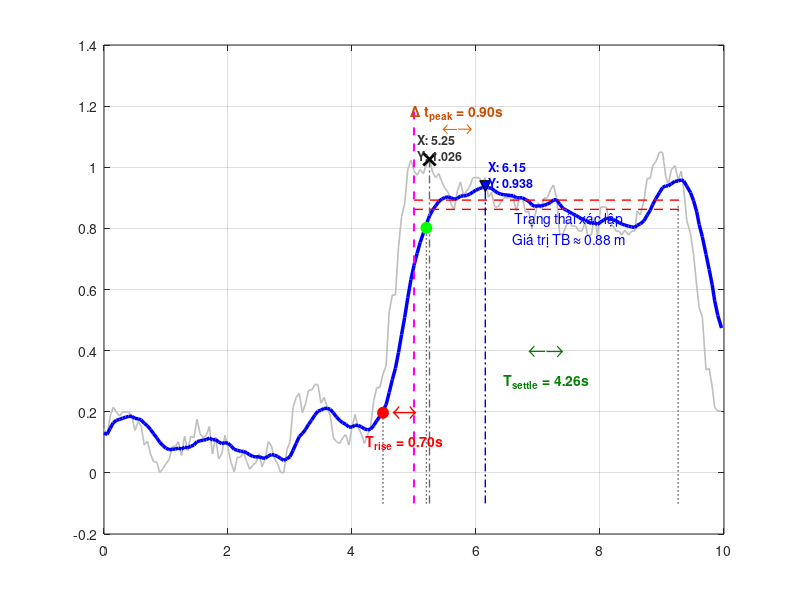

Reproduce this figure in MATLAB. (Note: this script raises an error after producing the figure.)
clear; clc; close all;
%% 1. Khai báo ĐẦY ĐỦ dữ liệu từ Log mới của bạn
% Cấu trúc dữ liệu: Time, Pressure, Raw, Kalman, State
raw_data = [
0.00,100849.53,0.144,0.130,0.00; 0.05,100849.77,0.123,0.126,0.00;
0.10,100849.36,0.186,0.146,0.00; 0.15,100848.68,0.215,0.164,0.00;
0.20,100848.85,0.199,0.172,0.00; 0.25,100849.03,0.186,0.175,0.00;
0.30,100848.85,0.199,0.179,0.00; 0.35,100848.85,0.199,0.182,0.00;
0.40,100848.85,0.199,0.185,0.00; 0.45,100849.03,0.186,0.185,0.00;
0.50,100849.60,0.139,0.178,0.00; 0.55,100849.25,0.168,0.177,0.00;
0.60,100849.42,0.152,0.173,0.00; 0.65,100850.16,0.091,0.162,0.00;
0.70,100850.00,0.104,0.154,0.00; 0.75,100850.50,0.062,0.142,0.00;
0.80,100850.84,0.036,0.128,0.00; 0.85,100850.84,0.036,0.115,0.00;
0.90,100851.24,0.001,0.100,0.00; 0.95,100851.07,0.014,0.089,0.00;
1.00,100850.90,0.030,0.081,0.00; 1.05,100850.73,0.043,0.076,0.00;
1.10,100850.22,0.086,0.077,0.00; 1.15,100850.22,0.086,0.078,0.00;
1.20,100850.05,0.102,0.081,0.00; 1.25,100850.57,0.057,0.078,0.00;
1.30,100849.82,0.120,0.084,0.00; 1.35,100850.39,0.073,0.082,0.00;
1.40,100849.82,0.120,0.087,0.00; 1.45,100849.89,0.115,0.091,0.00;
1.50,100849.14,0.176,0.102,0.00; 1.55,100849.71,0.128,0.105,0.00;
1.60,100849.89,0.115,0.107,0.00; 1.65,100849.78,0.123,0.109,0.00;
1.70,100849.43,0.152,0.114,0.00; 1.75,100850.52,0.062,0.108,0.00;
1.80,100849.83,0.117,0.109,0.00; 1.85,100850.68,0.046,0.101,0.00;
1.90,100850.52,0.062,0.096,0.00; 1.95,100849.94,0.123,0.099,0.00;
2.00,100850.28,0.080,0.097,0.00; 2.05,100850.85,0.033,0.088,0.00;
2.10,100850.85,0.004,0.077,0.00; 2.15,100850.63,0.051,0.074,0.00;
2.20,100850.63,0.051,0.071,0.00; 2.25,100850.46,0.067,0.070,0.00;
2.30,100850.79,0.038,0.066,0.00; 2.35,100851.13,0.012,0.059,0.00;
2.40,100850.96,0.025,0.054,0.00; 2.45,100850.85,0.033,0.052,0.00;
2.50,100850.52,0.062,0.053,0.00; 2.55,100851.02,0.020,0.049,0.00;
2.60,100850.71,0.046,0.048,0.00; 2.65,100850.03,0.102,0.055,0.00;
2.70,100850.21,0.088,0.060,0.00; 2.75,100850.71,0.046,0.058,0.00;
2.80,100850.89,0.030,0.054,0.00; 2.85,100851.22,0.001,0.047,0.00;
2.90,100851.22,0.001,0.041,0.00; 2.95,100850.35,0.075,0.046,0.00;
3.00,100850.03,0.102,0.053,0.00; 3.05,100848.67,0.215,0.074,0.00;
3.10,100848.31,0.247,0.097,0.00; 3.15,100848.14,0.260,0.119,0.00;
3.20,100848.91,0.197,0.129,0.00; 3.25,100848.57,0.226,0.142,0.00;
3.30,100848.00,0.271,0.159,0.00; 3.35,100848.00,0.271,0.173,0.00;
3.40,100847.80,0.289,0.189,0.00; 3.45,100847.80,0.289,0.202,0.00;
3.50,100848.50,0.228,0.205,0.00; 3.55,100848.31,0.247,0.211,0.00;
3.60,100848.67,0.215,0.211,0.00; 3.65,100849.02,0.186,0.208,0.00;
3.70,100849.86,0.115,0.196,0.00; 3.75,100850.03,0.102,0.183,0.00;
3.80,100849.69,0.096,0.172,0.00; 3.85,100849.86,0.115,0.164,0.00;
3.90,100849.75,0.125,0.159,0.00; 3.95,100849.58,0.091,0.150,0.00;
4.00,100849.47,0.149,0.150,0.00; 4.05,100848.96,0.191,0.156,0.00;
4.10,100849.47,0.149,0.155,0.00; 4.15,100849.71,0.128,0.151,0.00;
4.20,100850.10,0.096,0.144,0.00; 4.25,100849.77,0.123,0.141,0.00;
4.30,100849.42,0.152,0.143,0.00; 4.35,100848.41,0.236,0.155,0.00;
4.40,100847.90,0.279,0.171,0.00; 4.45,100847.90,0.279,0.185,0.00;
4.50,100847.39,0.324,0.204,0.00; 4.55,100847.05,0.350,0.223,0.00;
4.60,100844.96,0.527,0.263,0.00; 4.65,100844.28,0.582,0.305,0.00;
4.70,100844.28,0.582,0.342,0.00; 4.75,100842.41,0.738,0.394,0.00;
4.80,100841.22,0.839,0.453,0.00; 4.85,100840.71,0.881,0.509,0.00;
4.90,100839.36,0.992,0.573,0.00; 4.95,100839.02,1.024,0.632,0.00;
5.00,100839.42,0.989,0.679,1.00; 5.05,100839.59,0.974,0.718,1.00;
5.10,100839.36,0.992,0.754,1.00; 5.15,100839.53,0.979,0.784,1.00;
5.20,100839.19,1.008,0.813,1.00; 5.25,100838.96,1.026,0.841,1.00;
5.30,100839.47,0.984,0.860,1.00; 5.35,100839.70,0.966,0.874,1.00;
5.40,100839.53,0.979,0.888,1.00; 5.45,100839.86,0.952,0.896,1.00;
5.50,100840.10,0.931,0.901,1.00; 5.55,100840.27,0.918,0.903,1.00;
5.60,100840.77,0.876,0.900,1.00; 5.65,100840.94,0.863,0.895,1.00;
5.70,100840.21,0.923,0.898,1.00; 5.75,100839.86,0.952,0.906,1.00;
5.80,100840.38,0.907,0.906,1.00; 5.85,100840.21,0.923,0.908,1.00;
5.90,100840.03,0.937,0.912,1.00; 5.95,100839.70,0.966,0.919,1.00;
6.00,100839.70,0.966,0.925,1.00; 6.05,100839.70,0.966,0.930,1.00;
6.10,100839.86,0.952,0.933,1.00; 6.15,100839.70,0.966,0.938,1.00;
6.20,100840.44,0.902,0.933,1.00; 6.25,100840.27,0.918,0.931,1.00;
6.30,100840.83,0.870,0.923,1.00; 6.35,100840.83,0.870,0.916,1.00;
6.40,100840.67,0.884,0.912,1.00; 6.45,100840.50,0.900,0.910,1.00;
6.50,100840.50,0.900,0.909,1.00; 6.55,100840.50,0.900,0.908,1.00;
6.60,100840.50,0.900,0.907,1.00; 6.65,100841.00,0.857,0.900,1.00;
6.70,100840.50,0.900,0.900,1.00; 6.75,100840.50,0.900,0.900,1.00;
6.80,100841.07,0.852,0.894,1.00; 6.85,100841.00,0.857,0.889,1.00;
6.90,100841.69,0.799,0.877,1.00; 6.95,100841.17,0.841,0.872,1.00;
7.00,100840.67,0.884,0.874,1.00; 7.05,100840.89,0.865,0.873,1.00;
7.10,100840.50,0.900,0.876,1.00; 7.15,100840.50,0.900,0.879,1.00;
7.20,100840.16,0.926,0.885,1.00; 7.25,100839.99,0.942,0.893,1.00;
7.30,100840.50,0.900,0.894,1.00; 7.35,100841.52,0.781,0.879,1.00;
7.40,100841.91,0.781,0.866,1.00; 7.46,100841.52,0.812,0.859,1.00;
7.51,100841.40,0.823,0.854,1.00; 7.55,100841.58,0.807,0.848,1.00;
7.61,100841.58,0.807,0.843,1.00; 7.66,100841.94,0.791,0.836,1.00;
7.71,100841.77,0.791,0.830,1.00; 7.76,100841.44,0.820,0.829,1.00;
7.80,100841.94,0.778,0.822,1.00; 7.86,100841.94,0.778,0.816,1.00;
7.91,100841.24,0.836,0.819,1.00; 7.96,100841.94,0.778,0.813,1.00;
8.01,100840.83,0.870,0.821,1.00; 8.06,100840.83,0.870,0.827,1.00;
8.10,100840.83,0.870,0.833,1.00; 8.15,100841.40,0.823,0.832,1.00;
8.21,100841.58,0.807,0.829,1.00; 8.26,100841.77,0.791,0.824,1.00;
8.31,100841.77,0.791,0.819,1.00; 8.35,100841.94,0.778,0.814,1.00;
8.40,100841.75,0.794,0.811,1.00; 8.46,100841.94,0.778,0.807,1.00;
8.51,100841.77,0.791,0.805,1.00; 8.56,100841.77,0.791,0.803,1.00;
8.60,100840.99,0.857,0.810,1.00; 8.65,100841.16,0.844,0.815,1.00;
8.71,100840.58,0.892,0.825,1.00; 8.76,100839.74,0.963,0.843,1.00;
8.81,100839.74,0.963,0.859,1.00; 8.85,100839.23,1.005,0.878,1.00;
8.90,100839.07,1.018,0.897,1.00; 8.96,100838.69,1.050,0.917,1.00;
9.01,100838.72,1.048,0.934,1.00; 9.06,100839.63,0.971,0.939,1.00;
9.10,100839.97,0.942,0.939,1.00; 9.15,100839.39,0.992,0.946,1.00;
9.21,100839.63,1.005,0.954,1.00; 9.26,100839.80,0.958,0.955,1.00;
9.31,100839.46,0.987,0.959,1.00; 9.35,100839.63,0.929,0.955,1.00;
9.40,100841.39,0.826,0.938,1.00; 9.46,100841.89,0.783,0.917,1.00;
9.51,100842.74,0.712,0.890,1.00; 9.56,100843.92,0.612,0.854,1.00;
9.60,100844.78,0.540,0.812,1.00; 9.65,100845.12,0.511,0.773,1.00;
9.71,100847.22,0.337,0.715,1.00; 9.76,100847.15,0.342,0.666,1.00;
9.81,100847.89,0.281,0.615,1.00; 9.85,100848.67,0.215,0.563,1.00;
9.90,100848.85,0.202,0.515,1.00; 9.96,100848.85,0.202,0.474,1.00
];

t = raw_data(:,1);
raw = raw_data(:,3);
kalman = raw_data(:,4);

%% 2. TÍNH TOÁN THEO MỐC THỰC TẾ (t = 5.00s)
t_start_action = 5.00; 
% Chọn vùng ổn định tĩnh trước khi tín hiệu lao dốc hẳn xuống (từ 5.50s đến 9.30s)
idx_stable = (t >= 5.50 & t <= 9.30);
final_val = mean(kalman(idx_stable)); 
base_val = mean(kalman(t < 4.50)); % Tính nền tĩnh ban đầu lúc chưa nhấc tay
delta = final_val - base_val;

val_10 = base_val + 0.10 * delta;
val_90 = base_val + 0.90 * delta;
t10 = t(find(kalman >= val_10 & t >= 4.50, 1, 'first'));
t90 = t(find(kalman >= val_90 & t >= 4.50, 1, 'first'));
t_rise = t90 - t10;

settle_band_upper = final_val + 0.02 * abs(delta);
settle_band_lower = final_val - 0.02 * abs(delta);

% Tìm thời điểm cuối cùng vượt ra ngoài băng thông 2% trong pha nâng tay (trước 9.30s)
idx_outside = find((kalman < settle_band_lower | kalman > settle_band_upper) & t >= t_start_action & t <= 9.30);
if ~isempty(idx_outside)
    t_settle_time = t(idx_outside(end)); 
    t_settle = t_settle_time - t_start_action; 
else
    t_settle_time = t_start_action;
    t_settle = 0;
end

%% 3. GIỚI HẠN CỬA SỔ TÌM ĐỈNH CỤC BỘ QUÁ ĐỘ (5.00s -> 6.50s)
idx_transient_peak = (t >= t_start_action & t <= 6.50);
temp_t = t(idx_transient_peak);
temp_raw = raw(idx_transient_peak);
temp_kalman = kalman(idx_transient_peak);

% Tìm đỉnh cục bộ của tín hiệu Thô (Pha nâng tay)
[max_raw_val, idx_raw_p] = max(temp_raw);
t_peak_raw = temp_t(idx_raw_p); 

% Tìm đỉnh cục bộ của tín hiệu Kalman (Pha nâng tay)
[max_kal_val, idx_kal_p] = max(temp_kalman);
t_peak_kalman = temp_t(idx_kal_p); 

t_peak_delay = t_peak_kalman - t_peak_raw; % Độ trễ đỉnh thực tế

% In kết quả kiểm tra ra Command Window
fprintf('--- KẾT QUẢ ĐÁNH GIÁ ĐÁP ỨNG ĐỘNG HỌC (ĐỈNH CỤC BỘ) ---\n');
fprintf('Thời điểm đạt đỉnh Thô cục bộ: %.3f giây (Giá trị: %.3f)\n', t_peak_raw, max_raw_val);
fprintf('Thời điểm đạt đỉnh Lọc cục bộ: %.3f giây (Giá trị: %.3f)\n', t_peak_kalman, max_kal_val);
fprintf('=> ĐỘ TRỄ ĐỈNH THỰC TẾ: %.3f giây\n', t_peak_delay);
fprintf('Thời gian tăng T_rise: %.3f giây\n', t_rise);
fprintf('Thời gian xác lập T_settle: %.3f giây\n', t_settle);
fprintf('------------------------------------------------------\n');

%% 4. VẼ ĐỒ THỊ VÀ CẤU HÌNH ĐƯỜNG NỀN
figure('Name', 'Danh Gia Dap Ung Kalman', 'NumberTitle', 'off', 'Position', [100, 100, 1050, 650]);
plot(t, raw, 'Color', [0.75 0.75 0.75], 'LineWidth', 1.2, 'DisplayName', 'Dữ liệu thô (Raw)');
hold on;
plot(t, kalman, 'b', 'LineWidth', 2.5, 'DisplayName', 'Dữ liệu sau lọc (Kalman)');

% Vẽ đường dóng biên ổn định 2%
plot([t_start_action 9.30], [settle_band_upper settle_band_upper], 'r--', 'LineWidth', 1, 'HandleVisibility', 'off');
plot([t_start_action 9.30], [settle_band_lower settle_band_lower], 'r--', 'LineWidth', 1, 'DisplayName', 'Băng thông ổn định \pm2%');

% Vẽ đường dóng thẳng đứng tại các điểm mốc chính
plot([t_start_action t_start_action], [-0.1 1.2], 'm--', 'LineWidth', 1.5, 'DisplayName', 'Mốc kích hoạt (t = 5.00s)'); 
plot([t10 t10], [-0.1 val_10], 'k:', 'LineWidth', 1, 'HandleVisibility', 'off');
plot([t90 t90], [-0.1 val_90], 'k:', 'LineWidth', 1, 'HandleVisibility', 'off');
plot([t_settle_time t_settle_time], [-0.1 final_val], 'k:', 'LineWidth', 1, 'HandleVisibility', 'off');

% Đường dóng thẳng đứng tại vị trí đỉnh cục bộ của pha nâng
plot([t_peak_raw t_peak_raw], [-0.1 max_raw_val], 'Color', [0.4 0.4 0.4], 'LineStyle', '-.', 'LineWidth', 1, 'HandleVisibility', 'off');
plot([t_peak_kalman t_peak_kalman], [-0.1 max_kal_val], 'Color', [0 0 0.8], 'LineStyle', '-.', 'LineWidth', 1, 'HandleVisibility', 'off');

% Đánh dấu các điểm nút đặc trưng
plot(t10, val_10, 'ro', 'MarkerSize', 8, 'MarkerFaceColor', 'r', 'DisplayName', 'Điểm đạt 10%');
plot(t90, val_90, 'go', 'MarkerSize', 8, 'MarkerFaceColor', 'g', 'DisplayName', 'Điểm đạt 90%');
plot(t_peak_raw, max_raw_val, 'kx', 'MarkerSize', 9, 'LineWidth', 2, 'DisplayName', 'Đỉnh cục bộ Thô');
plot(t_peak_kalman, max_kal_val, 'kv', 'MarkerSize', 8, 'MarkerFaceColor', 'b', 'DisplayName', 'Đỉnh cục bộ Kalman');

% Hiển thị thông số text trực quan cho hai đỉnh
text(t_peak_raw - 0.2, max_raw_val + 0.04, sprintf('X: %.2f\nY: %.3f', t_peak_raw, max_raw_val), 'Color', [0.2 0.2 0.2], 'FontSize', 9, 'FontWeight', 'bold');
text(t_peak_kalman + 0.05, max_kal_val + 0.04, sprintf('X: %.2f\nY: %.3f', t_peak_kalman, max_kal_val), 'Color', 'b', 'FontSize', 9, 'FontWeight', 'bold');

%% 5. THÊM CÁC CHÚ THÍCH ĐỒ THỊ CHUYÊN NGHIỆP
% Chú thích Thời gian tăng (T_rise)
text((t10+t90)/2, 0.2, '\leftrightarrow', 'FontSize', 18, 'Color', 'r', 'HorizontalAlignment', 'center');
text((t10+t90)/2, 0.1, ['T_{rise} = ' num2str(t_rise, '%.2f') 's'], 'FontSize', 10, 'Color', 'r', 'FontWeight', 'bold', 'HorizontalAlignment', 'center');

% Chú thích Thời gian xác lập (T_settle)
if t_settle > 0
    text((t_start_action+t_settle_time)/2, 0.4, '\leftarrow\rightarrow', 'FontSize', 16, 'Color', [0 0.5 0], 'HorizontalAlignment', 'center');
    text((t_start_action+t_settle_time)/2, 0.3, ['T_{settle} = ' num2str(t_settle, '%.2f') 's'], 'FontSize', 10, 'Color', [0 0.5 0], 'FontWeight', 'bold', 'HorizontalAlignment', 'center');
end

% Chú thích độ trễ đỉnh Peak Delay cục bộ
text((t_peak_raw + t_peak_kalman)/2, max_raw_val + 0.1, '\leftarrow\rightarrow', 'FontSize', 14, 'Color', [0.9 0.4 0], 'HorizontalAlignment', 'center');
text((t_peak_raw + t_peak_kalman)/2, max_raw_val + 0.15, ['\Delta t_{peak} = ' num2str(t_peak_delay, '%.2f') 's'], 'FontSize', 10, 'Color', [0.8 0.3 0], 'FontWeight', 'bold', 'HorizontalAlignment', 'center');

% Chú thích trạng thái xác lập mới
text(7.5, final_val - 0.08, {'Trạng thái xác lập'; ['Giá trị TB \approx ' num2str(final_val, '%.2f') ' m']}, 'FontSize', 10, 'Color', 'b', 'HorizontalAlignment', 'center');

%% 6. ĐỊNH DẠNG ĐỒ THỊ CHUẨN ĐỒ ÁN
grid on;
ax = gca; ax.GridLineStyle = ':'; ax.GridAlpha = 0.6;
title('Phân tích Đặc tính Động & Bộ lọc Kalman', 'FontSize', 13, 'FontWeight', 'bold');
xlabel('Thời gian t (giây)', 'FontSize', 11);
ylabel('Giá trị biên độ dịch chuyển (m)', 'FontSize', 11);
legend('Location', 'southwest', 'FontSize', 9);
xlim([0.0, 10.0]); 
ylim([-0.1, 1.3]);
